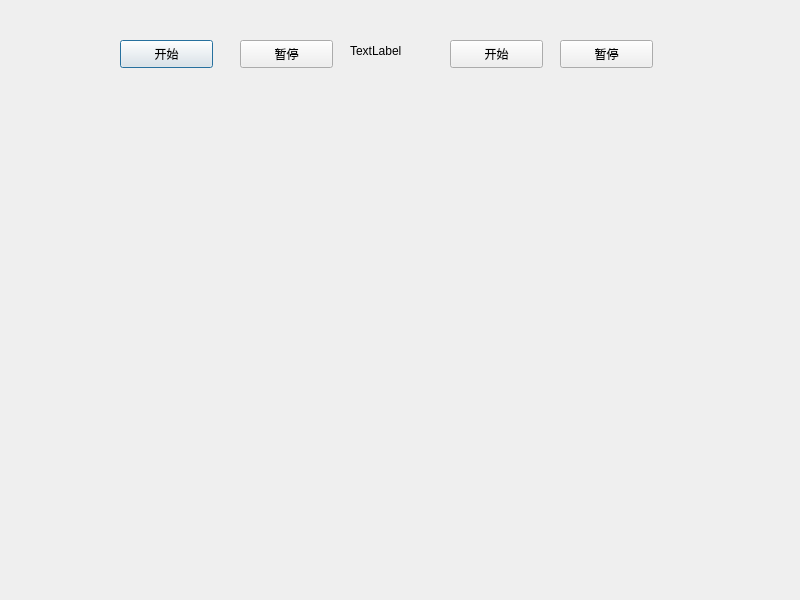
<?xml version="1.0" encoding="UTF-8"?>
<ui version="4.0">
 <class>Dialog</class>
 <widget class="QDialog" name="Dialog">
  <property name="geometry">
   <rect>
    <x>0</x>
    <y>0</y>
    <width>800</width>
    <height>600</height>
   </rect>
  </property>
  <property name="windowTitle">
   <string>Dialog</string>
  </property>
  <widget class="QPushButton" name="pb_start">
   <property name="geometry">
    <rect>
     <x>120</x>
     <y>40</y>
     <width>93</width>
     <height>28</height>
    </rect>
   </property>
   <property name="text">
    <string>开始</string>
   </property>
  </widget>
  <widget class="QPushButton" name="pb_pause">
   <property name="geometry">
    <rect>
     <x>240</x>
     <y>40</y>
     <width>93</width>
     <height>28</height>
    </rect>
   </property>
   <property name="text">
    <string>暂停</string>
   </property>
  </widget>
  <widget class="QPushButton" name="pb_start_2">
   <property name="geometry">
    <rect>
     <x>450</x>
     <y>40</y>
     <width>93</width>
     <height>28</height>
    </rect>
   </property>
   <property name="text">
    <string>开始</string>
   </property>
  </widget>
  <widget class="QPushButton" name="pb_pause_2">
   <property name="geometry">
    <rect>
     <x>560</x>
     <y>40</y>
     <width>93</width>
     <height>28</height>
    </rect>
   </property>
   <property name="text">
    <string>暂停</string>
   </property>
  </widget>
  <widget class="QLabel" name="lb_video">
   <property name="geometry">
    <rect>
     <x>350</x>
     <y>40</y>
     <width>91</width>
     <height>21</height>
    </rect>
   </property>
   <property name="text">
    <string>TextLabel</string>
   </property>
   <property name="scaledContents">
    <bool>true</bool>
   </property>
  </widget>
  <widget class="UserShow" name="wdg_videoShow" native="true">
   <property name="geometry">
    <rect>
     <x>20</x>
     <y>100</y>
     <width>771</width>
     <height>481</height>
    </rect>
   </property>
  </widget>
 </widget>
 <customwidgets>
  <customwidget>
   <class>UserShow</class>
   <extends>QWidget</extends>
   <header>usershow.h</header>
   <container>1</container>
  </customwidget>
 </customwidgets>
 <resources/>
 <connections/>
</ui>
